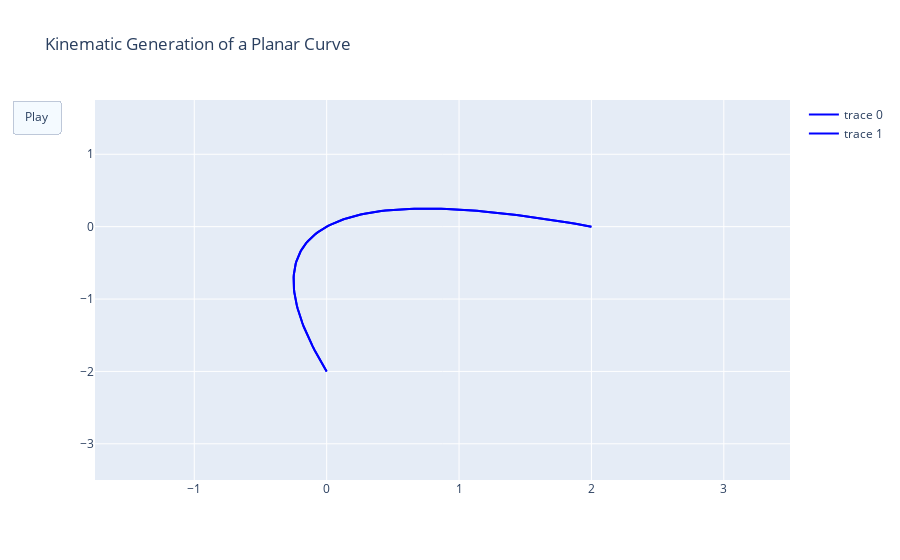

Notebook code for this chart:
### Markdown cell above
Moving Point on a Curve

### Code cell
import plotly.graph_objects as go
import numpy as np

# Generate curve data
t = np.linspace(-1, 1, 100)
x = t + t ** 2
y = t - t ** 2
xm = np.min(x) - 1.5
xM = np.max(x) + 1.5
ym = np.min(y) - 1.5
yM = np.max(y) + 1.5
N = 50
s = np.linspace(-1, 1, N)
xx = s + s ** 2
yy = s - s ** 2


# Create figure
fig = go.Figure(
    data=[go.Scatter(x=x, y=y,
                     mode="lines",
                     line=dict(width=2, color="blue")),
          go.Scatter(x=x, y=y,
                     mode="lines",
                     line=dict(width=2, color="blue"))],
    layout=go.Layout(
        xaxis=dict(range=[xm, xM], autorange=False, zeroline=False),
        yaxis=dict(range=[ym, yM], autorange=False, zeroline=False),
        title_text="Kinematic Generation of a Planar Curve", hovermode="closest",
        updatemenus=[dict(type="buttons",
                          buttons=[dict(label="Play",
                                        method="animate",
                                        args=[None])])]),
    frames=[go.Frame(
        data=[go.Scatter(
            x=[xx[k]],
            y=[yy[k]],
            mode="markers",
            marker=dict(color="red", size=10))])

        for k in range(N)]
)

fig.show()
